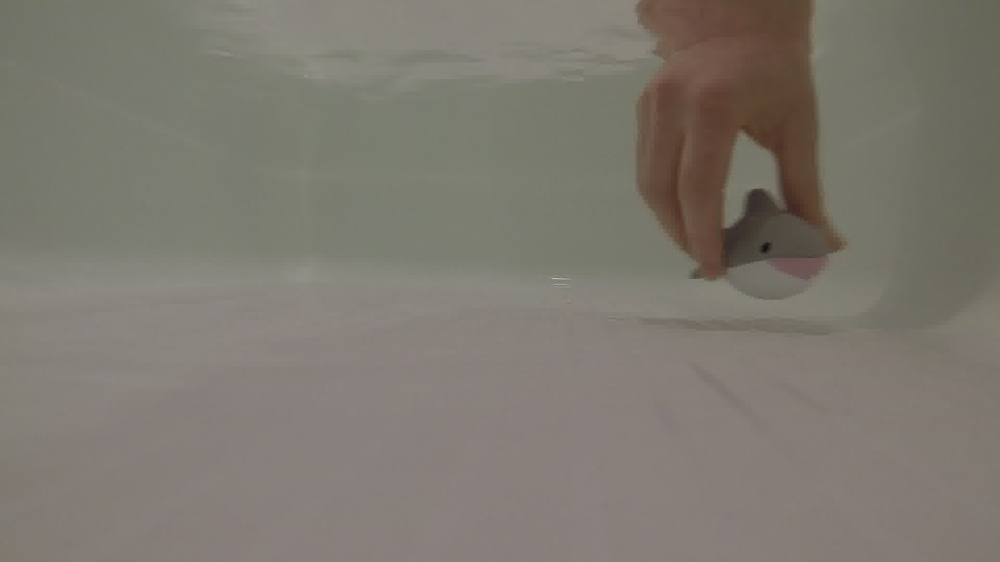
#> input picture navigation_block/9_color_representations/baby_shark.jpg, 1000 x 562 px, shrunk from 1920 x 1080 before the run
$ python turtle.py
#> lines starting #> are read from the running program, lines starting #| are printed output that depends on the picture
# To add a new cell, type '# %%'
# To add a new markdown cell, type '# %% [markdown]'
# %%
import numpy as np
import matplotlib.pyplot as plt
import matplotlib.cm as cm
import cv2


# %%
shark = cv2.imread("baby_shark.jpg")
#> shark is the input picture: shape (562, 1000, 3); mean B, G, R 112, 120.8, 125.7
turtle = cv2.imread("baby_turtle.jpg")
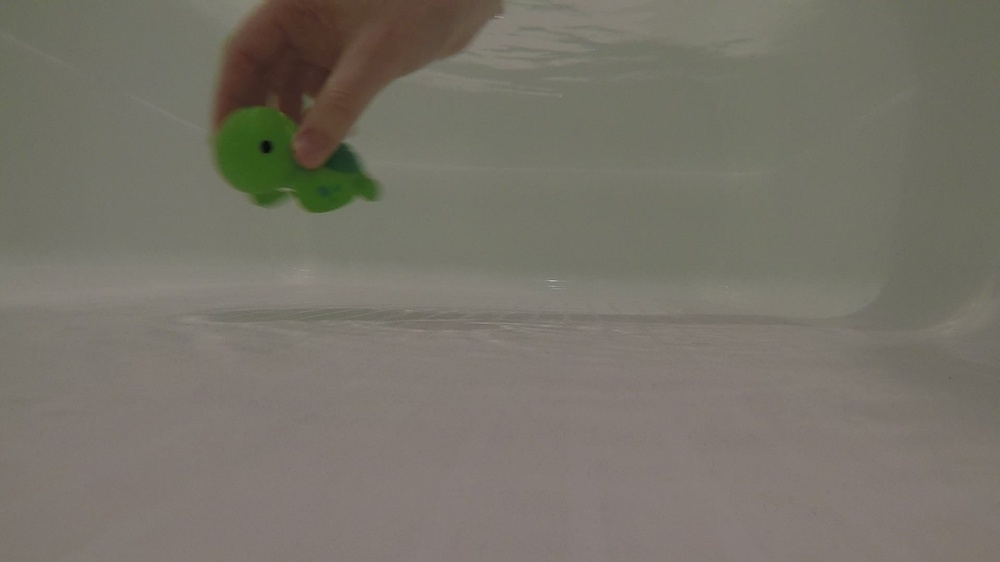
#> input picture navigation_block/9_color_representations/baby_turtle.jpg, 1000 x 562 px, shrunk from 1920 x 1080 before the run
#> turtle is the input picture: shape (562, 1000, 3); mean B, G, R 104.9, 115.2, 119.1


# %%
red_turtle = turtle[:,:,2]
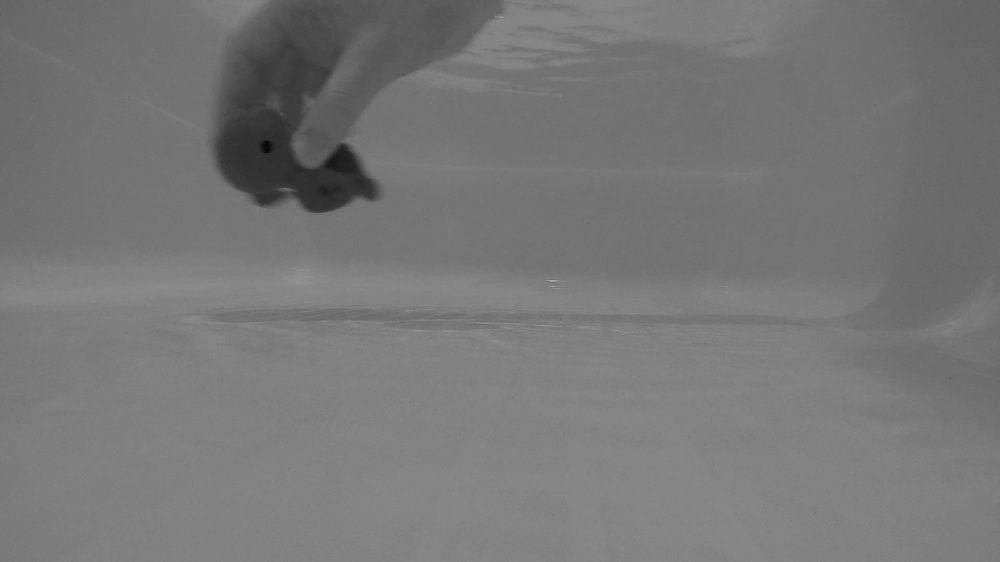
#> red_turtle: shape (562, 1000); min 3, max 186, mean 119.1
green_turtle = turtle[:,:,1]
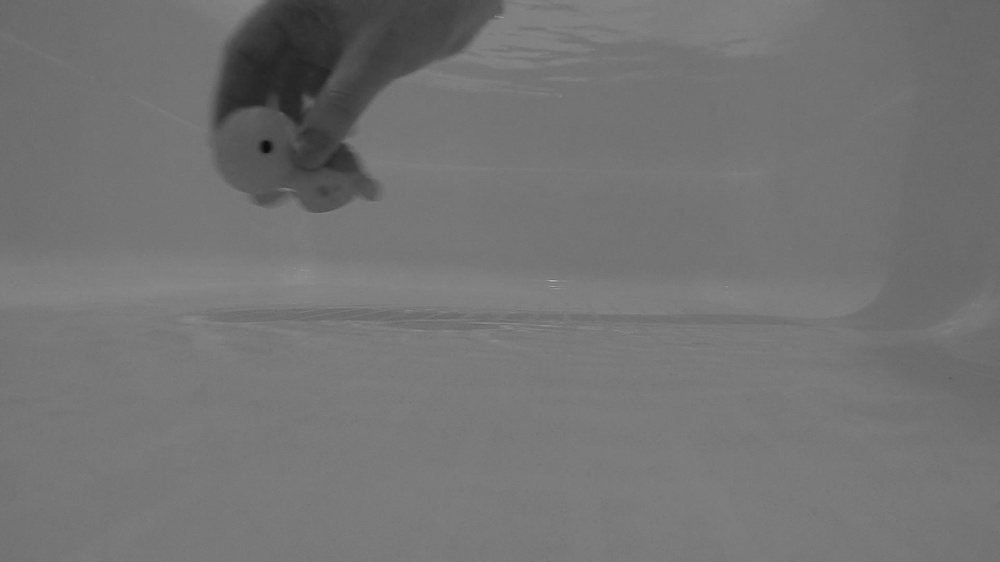
#> green_turtle: shape (562, 1000); min 12, max 186, mean 115.2
blue_turtle = turtle[:,:,0]


# %%
fig, ax = plt.subplots(1,3, figsize = (15, 10))
ax[0].imshow(red_turtle, cmap="Reds")
ax[1].imshow(green_turtle, cmap="Greens")
ax[2].imshow(blue_turtle, cmap="Blues")
plt.show()
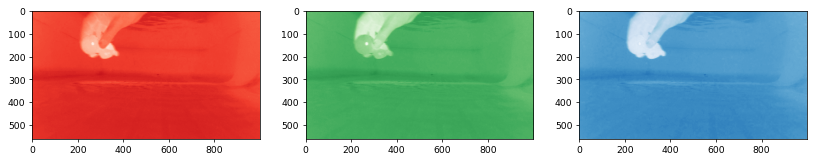
#> figure drawn by matplotlib, 3 panels


# %%
hsv_turtle = cv2.cvtColor(turtle, cv2.COLOR_RGB2HSV )
#> hsv_turtle: shape (562, 1000, 3); mean H, S, V 97.7, 34, 119.9
h_turtle = hsv_turtle[:,:,0]
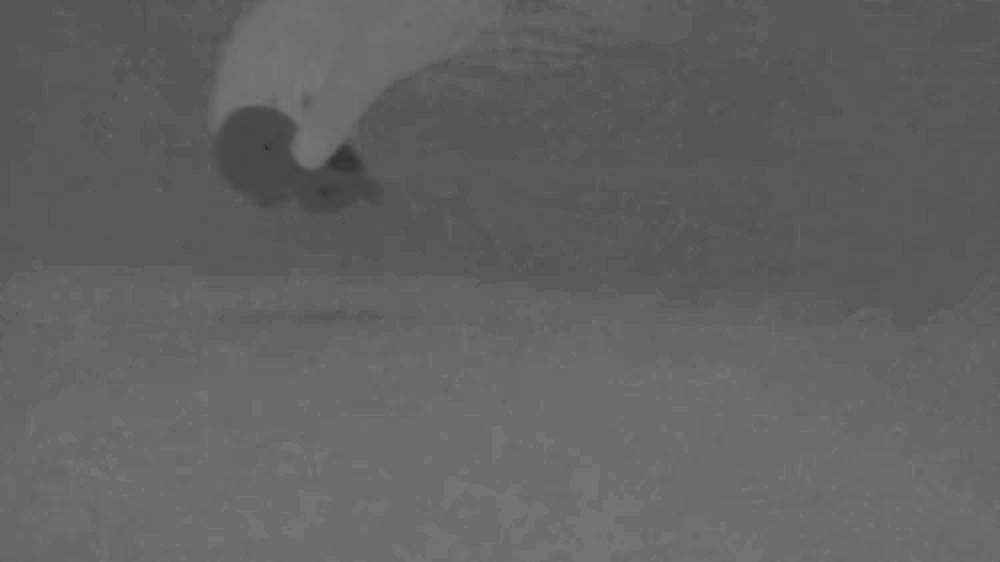
#> h_turtle: shape (562, 1000); min 38, max 120, mean 97.7
s_turtle = hsv_turtle[:,:,1]
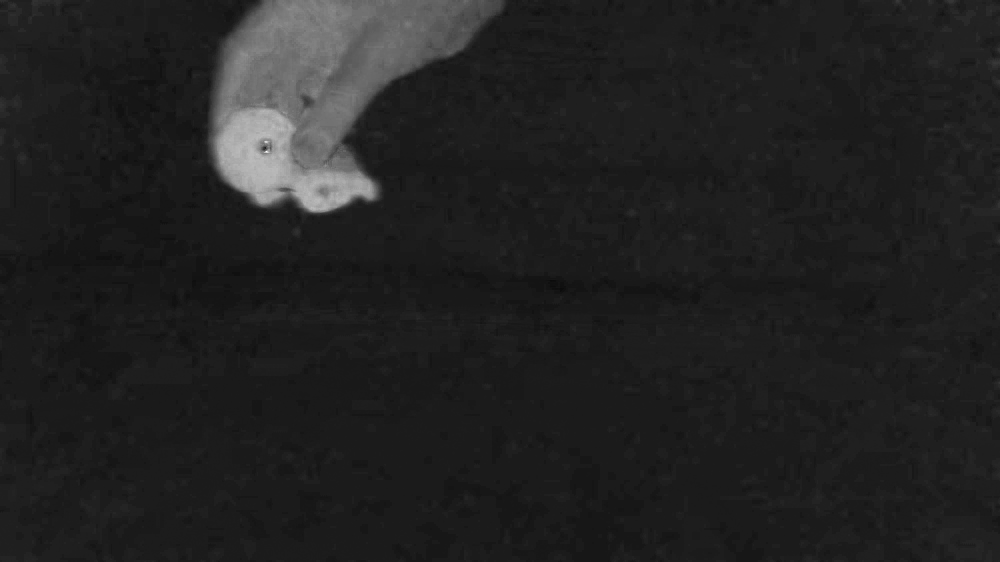
#> s_turtle: shape (562, 1000); min 11, max 255, mean 34
v_turtle = hsv_turtle[:,:,2]
fig,ax = plt.subplots(1,3, figsize = (15,10))
ax[0].imshow(h_turtle, cmap="Reds")
ax[1].imshow(s_turtle, cmap="Greens")
ax[2].imshow(v_turtle, cmap="Blues")
#> (the run stopped early here; a loop or call above may not have finished)
